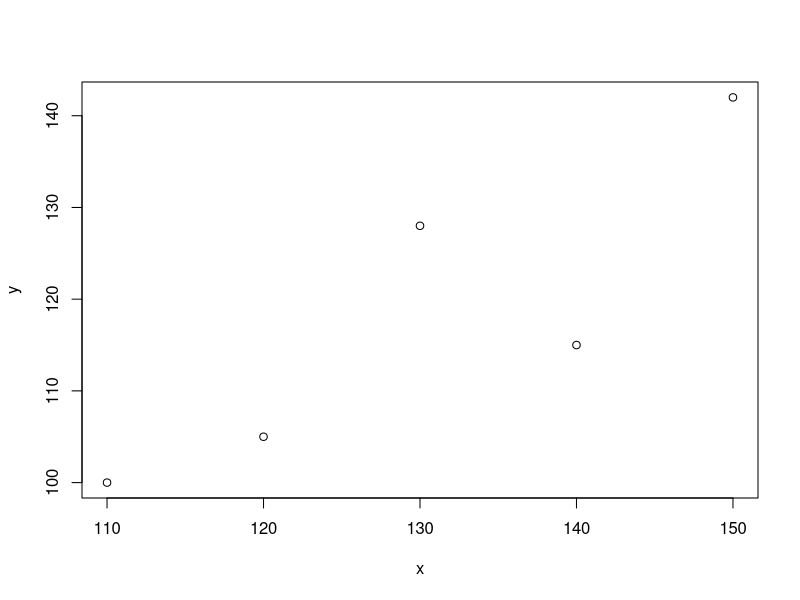
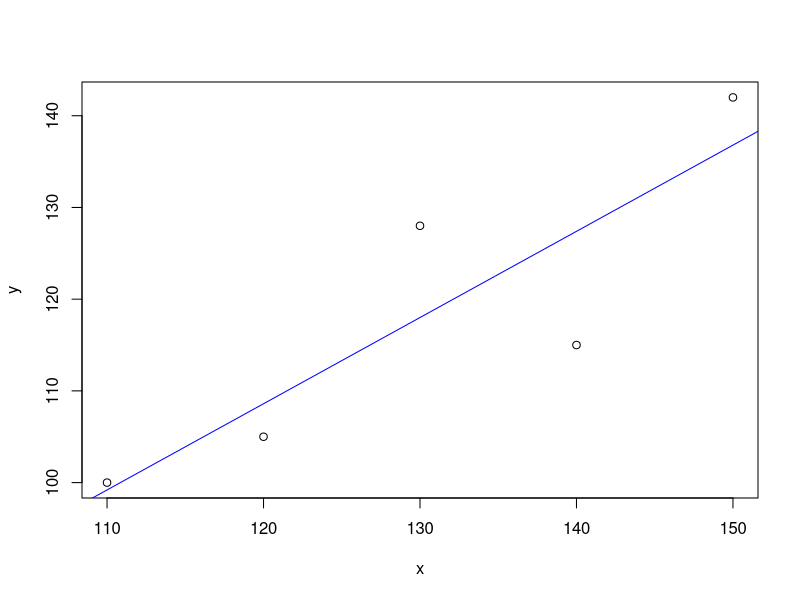
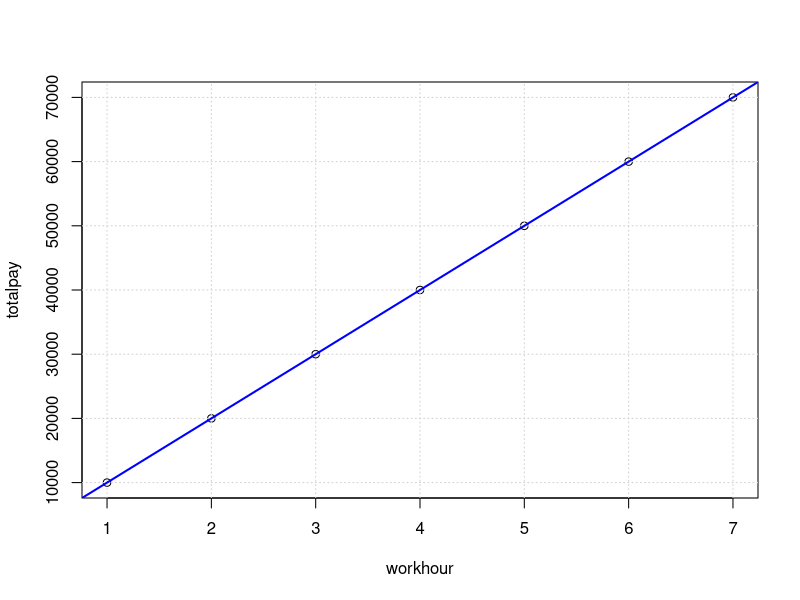

The R script that drew these images, in order:
# 선형회귀분석 모델 작성
# y + wx + b 일차방정식의 w: 기울기, b:절편 구하기

#부모의 IQ와 자녀의 IQ로 선형회귀분석
x <- c(110, 120, 130, 140, 150) #부모의 IQ
y <- c(100, 105, 128, 115, 142) #자녀의 IQ

cor(x,y) #상관계수 0.8660744 양의 상관관계가 매우 높음.
#분석가의 판단을 보니 부모의 IQ가 자녀의 IQ에영향을 주는 것으로 보임. 인과관계
#선형회귀분석을 진행
plot(x,y)

x_dev <- x- mean(x) #편차
y_dev <- y- mean(y)
dev_mul <- (x- mean(x)) * (y- mean(y))
square <- x_dev ** 2
df <- data.frame(x, y, x_dev, y_dev, dev_mul, square)
df
mean (df$x) #확률변수 x의 평균값
mean (df$y) #확률변수 y의 평균값
sum(df$dev_mul) #x,y의 확률변수의 차의 합 부자로 쓰인다
sum(df$square) #x의 편차의 제곱의 합 분모로 쓰인다
slope <- sum(df$dev_mul) / sum(df$square) 
slope #기울기 0.94
bias <- mean(df$y) - (slope*mean(df$x))
bias # 절편 -4.2
# y= slope*x +bias 회귀분석 모델 수식이 완성

pred_y = slope * 100 +bias  #예측값 89.8
pred_y

pred_y = slope * 110 +bias  #예측값 99.2
pred_y

pred_y = slope * 120 +bias  #예측값 108.6
pred_y

# R이 제공하는 함수를 이용해 선형 회귀모델(수식) 얻기
?lm
model <- lm(y ~ x)
model #절편과 기울기

plot(x, y)
abline(model,col='blue') #선을 그어준다. 

# 연습2 : 시간당 급여액에 대한 회귀분석
df <- data.frame(workhour= 1:7, totalpay= seq(10000, 70000, by = 10000))
df

cor(df$workhour, df$totalpay)
plot(totalpay ~ workhour,data=df)

model <- lm(totalpay ~ workhour,data=df)
model # bias -5.5e-12    slope  1.0e+04 

pred_y <- 1.0e+04 * 3 + -5.5e-12 #세시간일떄 급여
cat('예측값 y: ',pred_y)

pred_y <- 1.0e+04 * 3.5 + -5.5e-12 #세시간 반일때 급여
cat('예측값 y: ',pred_y)

grid()
abline(model, col='blue', lwd=2)

# 예측값 함수
pred_y <- predict(model)
pred_y

new_pred <- predict(model, data.frame(workhour= c(8, 2.2, 7.8)))
new_pred
